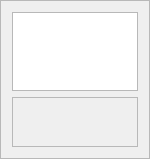
<?xml version="1.0" encoding="UTF-8"?>
<ui version="4.0">
 <class>EncounterTextEdit</class>
 <widget class="QFrame" name="EncounterTextEdit">
  <property name="geometry">
   <rect>
    <x>0</x>
    <y>0</y>
    <width>150</width>
    <height>159</height>
   </rect>
  </property>
  <property name="windowTitle">
   <string>Frame</string>
  </property>
  <property name="styleSheet">
   <string notr="true">background-image: url(:/img/data/parchment.jpg);</string>
  </property>
  <property name="frameShape">
   <enum>QFrame::StyledPanel</enum>
  </property>
  <property name="frameShadow">
   <enum>QFrame::Raised</enum>
  </property>
  <layout class="QVBoxLayout" name="verticalLayout">
   <item>
    <widget class="TextBrowserMargins" name="textBrowser">
     <property name="sizePolicy">
      <sizepolicy hsizetype="Preferred" vsizetype="Preferred">
       <horstretch>0</horstretch>
       <verstretch>0</verstretch>
      </sizepolicy>
     </property>
     <property name="readOnly">
      <bool>false</bool>
     </property>
     <property name="textInteractionFlags">
      <set>Qt::LinksAccessibleByMouse|Qt::TextEditable|Qt::TextEditorInteraction|Qt::TextSelectableByKeyboard|Qt::TextSelectableByMouse</set>
     </property>
     <property name="openLinks">
      <bool>false</bool>
     </property>
    </widget>
   </item>
   <item>
    <widget class="QFrame" name="textFormatter">
     <property name="minimumSize">
      <size>
       <width>0</width>
       <height>50</height>
      </size>
     </property>
     <property name="frameShape">
      <enum>QFrame::StyledPanel</enum>
     </property>
     <property name="frameShadow">
      <enum>QFrame::Raised</enum>
     </property>
    </widget>
   </item>
  </layout>
 </widget>
 <customwidgets>
  <customwidget>
   <class>TextBrowserMargins</class>
   <extends>QTextBrowser</extends>
   <header location="global">textbrowsermargins.h</header>
  </customwidget>
 </customwidgets>
 <resources/>
 <connections/>
</ui>
